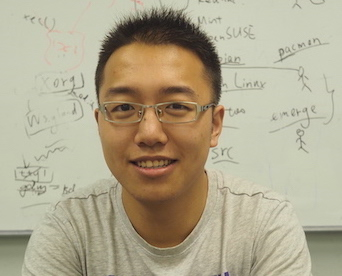
#> input picture python_practice/p_1/self_1.JPG, 342 x 276 px, found by its file name
$ python 1.py
#> lines starting #> are read from the running program, lines starting #| are printed output that depends on the picture
#!/usr/bin/env python3

from PIL import Image, ImageDraw, ImageFont

def deal(x_bond, y_bond, draw_op):

	# font setting
	fontsize = min(x_bond, y_bond) // 11
	font_1 = ImageFont.truetype("/Library/Fonts/Tahoma.ttf", fontsize)
	# add
	draw_op.text([x_bond*0.9 - fontsize , y_bond*0.1], "999", fill=(255, 0, 0), font = font_1)


# open
img = Image.open("self_1.jpg")
#> img is the input picture: PIL image 342x276 RGB; mean R, G, B 176.1, 167.7, 142.9
# show page
# size
bond1,bond2 = img.size
#> bond1 = 342; bond2 = 276

# draw
draw_op = ImageDraw.Draw(img)
deal(bond1, bond2, draw_op)

# save
img.show()
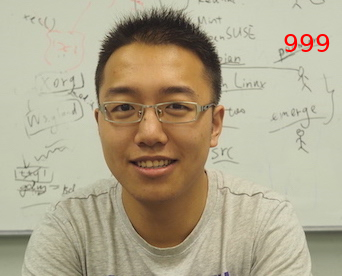
#> shown: PIL image 342x276 RGB; mean R, G, B 176.3, 167, 142.3
img.save("after_draw.jpg")
